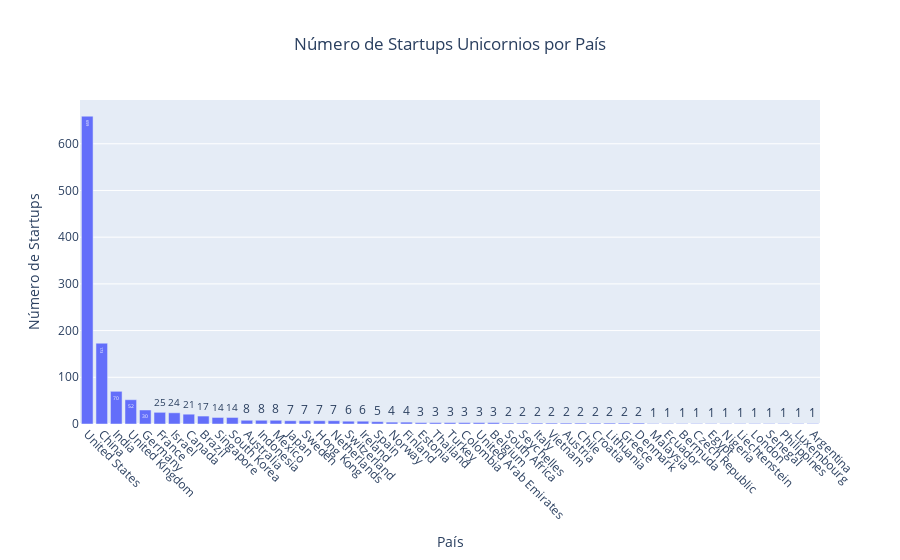

The notebook cell this image was saved under:
### Code cell
# Creamos un DataFrame llamado startup_counts que contiene el recuento de startups por país en el DataFrame original df_unicorns.
startup_counts = df_unicorns.groupby('Country').size().reset_index(name='Count')
startup_counts = startup_counts.sort_values(by='Count', ascending=False)

# Creamos un gráfico de barras con Plotly
fig = px.bar(startup_counts, x='Country', y='Count', text='Count',
             labels={'Country': 'País', 'Count': 'Número de Startups'},
             title='Número de Startups Unicornios por País',
             color_discrete_sequence=px.colors.qualitative.Plotly)

# Añadimos rotación a las etiquetas del eje x
fig.update_xaxes(tickangle=45)
# Centramos el texto del título de la gráfica
fig.update_layout(title_text='Número de Startups Unicornios por País', title_x=0.5)


# Muestramos el gráfico
fig.show()

### Figure 1 — Plotly figure (JSON) as saved in the notebook; plotly's stock layout.template omitted (floating-point values rounded to 4 significant figures)
{"data": [{"alignmentgroup": "True", "hovertemplate": "País=%{x}<br>Número de Startups=%{text}<extra></extra>", "legendgroup": "", "marker": {"color": "#636EFA", "pattern": {"shape": ""}}, "name": "", "offsetgroup": "", "orientation": "v", "showlegend": false, "text": [659, 173, 70, 52, 30, 25, 24, 21, 17, 14, 14, 8, 8, 8, 7, 7, 7, 7, 6, 6, 5, 4, 4, 3, 3, 3, 3, 3, 3, 2, 2, 2, 2, 2, 2, 2, 2, 2, 2, 1, 1, 1, 1, 1, 1, 1, 1, 1, 1, 1, 1], "textposition": "auto", "type": "bar", "x": ["United States", "China", "India", "United Kingdom", "Germany", "France", "Israel", "Canada", "Brazil", "Singapore", "South Korea", "Australia", "Indonesia", "Mexico", "Japan", "Sweden", "Hong Kong", "Netherlands", "Switzerland", "Ireland", "Spain", "Norway", "Finland", "Estonia", "Thailand", "Turkey", "Colombia", "United Arab Emirates", "Belgium", "South Africa", "Seychelles", "Italy", "Vietnam", "Austria", "Chile", "Croatia", "Lithuania", "Greece", "Denmark", "Malaysia", "Ecuador", "Bermuda", "Czech Republic", "Egypt", "Nigeria", "Liechtenstein", "London", "Senegal", "Philippines", "Luxembourg", "Argentina"], "xaxis": "x", "y": [659, 173, 70, 52, 30, 25, 24, 21, 17, 14, 14, 8, 8, 8, 7, 7, 7, 7, 6, 6, 5, 4, 4, 3, 3, 3, 3, 3, 3, 2, 2, 2, 2, 2, 2, 2, 2, 2, 2, 1, 1, 1, 1, 1, 1, 1, 1, 1, 1, 1, 1], "yaxis": "y"}], "layout": {"barmode": "relative", "legend": {"tracegroupgap": 0}, "title": {"text": "Número de Startups Unicornios por País", "x": 0.5}, "xaxis": {"anchor": "y", "domain": [0, 1], "tickangle": 45, "title": {"text": "País"}}, "yaxis": {"anchor": "x", "domain": [0, 1], "title": {"text": "Número de Startups"}}}}
